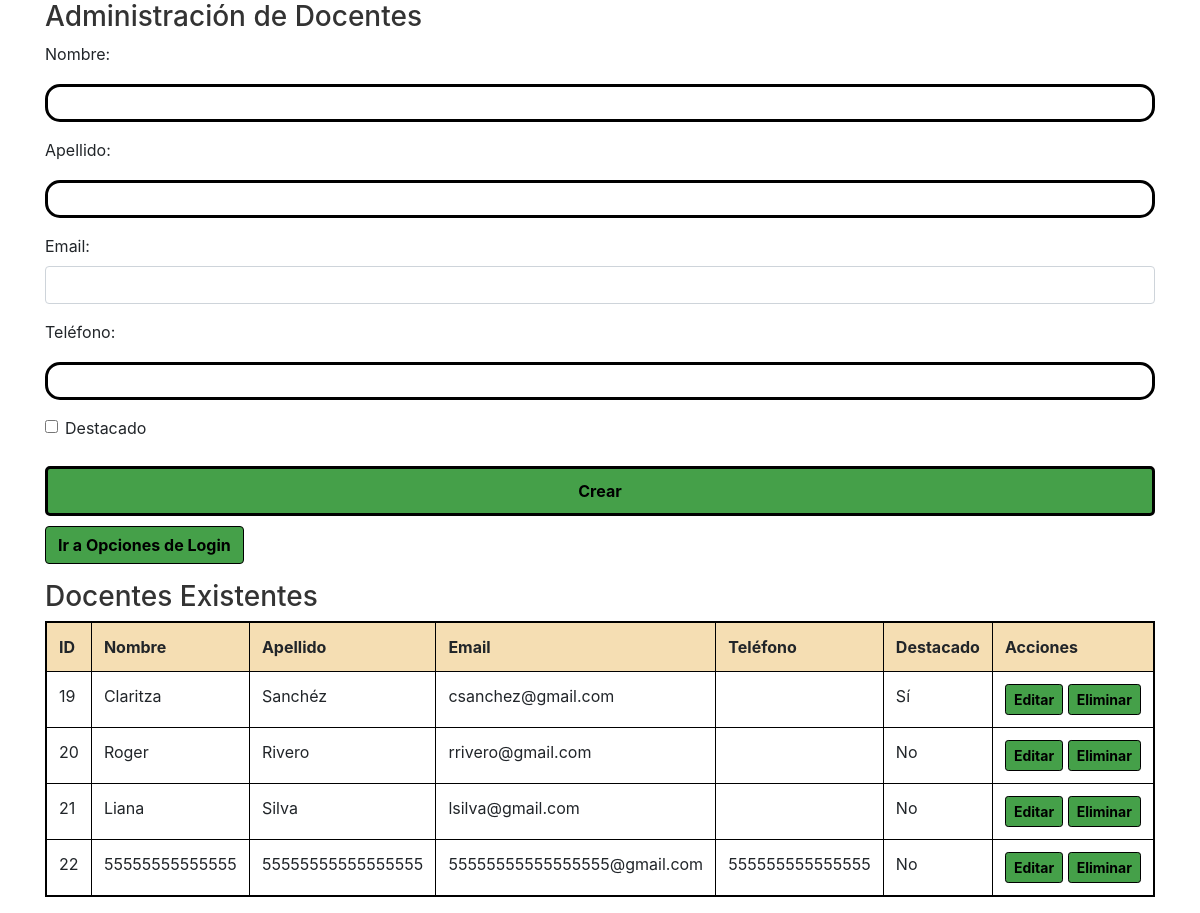
Screenshot of /php/admin_docentes.php (signed in) with the database file from the repository.
### tables this page shows
CREATE TABLE `docentes` (
  `id` int(11) NOT NULL,
  `nombre` varchar(100) NOT NULL,
  `apellido` varchar(100) NOT NULL,
  `email` varchar(100) NOT NULL,
  `telefono` varchar(15) DEFAULT NULL,
  `created_at` timestamp NOT NULL DEFAULT current_timestamp(),
  `destacado` tinyint(1) DEFAULT 0
);

### php/admin_docentes.php (the view, shortened to what this page needs)
<?php
include 'db_conexion.php';
$query = "SELECT * FROM docentes";
$result = $conn->query($query);
?>
<!DOCTYPE html>
<html lang="es">
<head>
    <link rel="stylesheet" type="text/css" href="normalize.css" />
    <link rel="stylesheet" type="text/css" href="estilo_subirimagenes.css?v=<?php echo time(); ?>">
    <link rel="stylesheet" href="https://maxcdn.bootstrapcdn.com/bootstrap/4.5.2/css/bootstrap.min.css">
</head>
<body>
    <div class="container">
        <h3>Administración de Docentes</h3>
        <div>
            <form action="admin_docentes.php" method="post">
                <div class="form-group">
                    <label for="nombre">Nombre:</label>
                    <input type="text" name="nombre" id="nombre" class="form-control" required>
                </div>
                <div class="form-group">
                    <label for="apellido">Apellido:</label>
                    <input type="text" name="apellido" id="apellido" class="form-control" required>
                </div>
                <div class="form-group">
                    <label for="email">Email:</label>
                    <input type="email" name="email" id="email" class="form-control" required>
                </div>
                <div class="form-group">
                    <label for="telefono">Teléfono:</label>
                    <input type="text" name="telefono" id="telefono" class="form-control">
                </div>
                <div class="form-group form-check">
                    <input type="checkbox" class="form-check-input" id="destacado" name="destacado" value="1">
                    <label class="form-check-label" for="destacado">Destacado</label>
                </div>
                <div class="form-group">
                    <input type="submit" value="Crear" class="btn-submit">
                    <a href="opciones_login.php" class="btn btn-verde">Ir a Opciones de Login</a>
                </div>
            </form>
        </div>
        <h3>Docentes Existentes</h3>
        <table class="table table-bordered">
            <thead>
                <tr>
                    <th>ID</th>
                    <th>Nombre</th>
                    <th>Apellido</th>
                    <th>Email</th>
                    <th>Teléfono</th>
                    <th>Destacado</th>
                    <th>Acciones</th>
                </tr>
            </thead>
            <tbody>
                <?php if ($result->num_rows > 0): ?>
                    <?php while ($row = $result->fetch_assoc()): ?>
                        <tr>
                            <td><?= $row['id'] ?></td>
                            <td><?= $row['nombre'] ?></td>
                            <td><?= $row['apellido'] ?></td>
                            <td><?= $row['email'] ?></td>
                            <td><?= $row['telefono'] ?></td>
                            <td><?= $row['destacado'] ? 'Sí' : 'No' ?></td>
                            <td>
                                <button type="button" class="btn btn-sm btn-verde" data-toggle="modal" data-target="#editarModal<?= $row['id'] ?>">Editar</button>
                                <form action="admin_docentes.php" method="post" style="display: inline;">
                                    <button type="submit" class="btn btn-sm btn-verde">Eliminar</button>
                                </form>
                            </td>
                        </tr>
                    <?php endwhile; ?>
                <?php else: ?>
                    <tr><td colspan="7">No hay docentes disponibles.</td></tr>
                <?php endif; ?>
            </tbody>
        </table>
    </div>
</body>
</html>

### php/estilo_subirimagenes.css (style rules this page uses)
* { margin: 0; padding: 0; box-sizing: border-box; }
body { background-color: #f2f1e8; font-family: "Source Sans Pro", Helvetica, sans-serif; font-size: 18px; display: flex; justify-content: center; align-items: center; height: 100%; flex-direction: column; }
a { text-decoration: none; color: #000000; font-size: 15px; font-weight: bold; text-align: center; }
input[type="text"], input[type="file"], input[type="submit"] { padding: 10px; border: 3px solid #000000; border-radius: 15px; background-color: #ffffff; width: 100%; margin: 10px 0; }
input[type="submit"] { background-color: #45a049; color: #000000; font-weight: bold; cursor: pointer; }
h3 { font-size: 1.5rem; margin-top: 1.5rem; margin-bottom: 1rem; color: #333; }
.table { width: 100%; margin-bottom: 1rem; color: #212529; border: 2px solid #000000; }
.table th, .table td { padding: 0.75rem; vertical-align: top; border-top: 1px solid #000000; }
.table thead th { vertical-align: bottom; border-bottom: 2px solid #000000; background-color: #f5deb3; }

### php/admin_docentes.php (style rules this page uses)
.btn-verde { background-color: #45a049 !important; border-color: #000000 !important; color: #000000 !important; font-weight: bold !important; }
.btn-submit { background-color: #45a049 !important; border: 3px solid #000000 !important; color: #000000 !important; font-weight: bold !important; padding: 10px 20px !important; border-radius: 5px !important; cursor: pointer !important; }
.table { border: 2px solid #000000 !important; }
.table th { background-color: #f5deb3 !important; border-bottom: 2px solid #000000 !important; }
.table td, .table th { border: 1px solid #000000 !important; }

### rows the page displays
docentes: id "19", nombre "Claritza", apellido "Sanchéz", email "csanchez@gmail.com", destacado "Sí"
docentes: id "20", nombre "Roger", apellido "Rivero", email "rrivero@gmail.com", destacado "No"
docentes: id "21", nombre "Liana", apellido "Silva", email "lsilva@gmail.com", destacado "No"
docentes: id "22", nombre "55555555555555", apellido "55555555555555555", email "55555555555555555@gmail.com", telefono "555555555555555", destacado "No"
